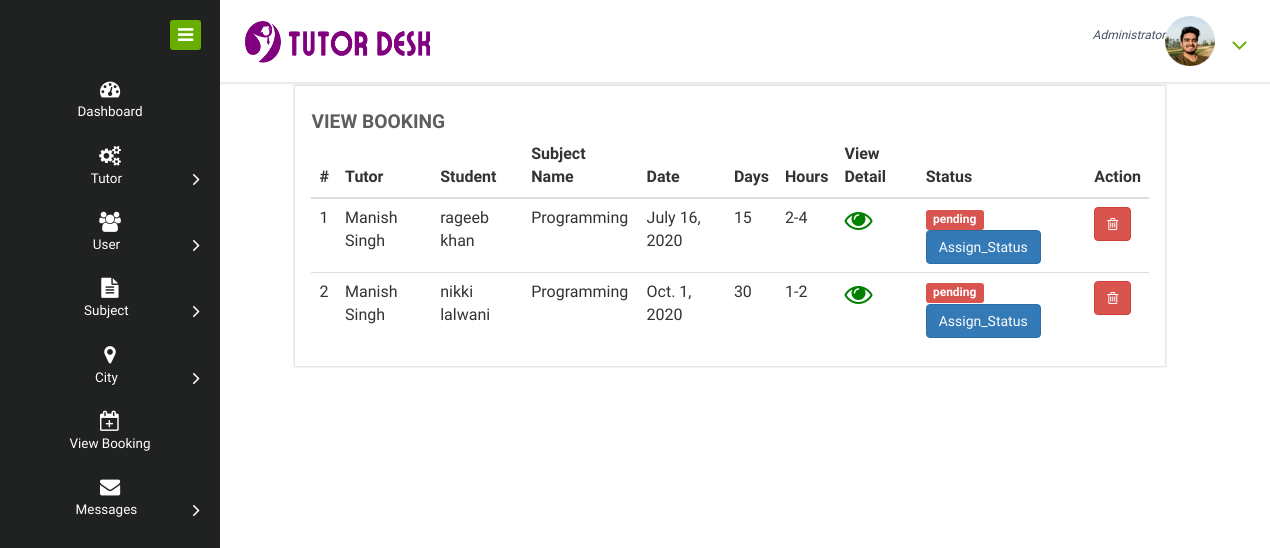
/admin_order, run on an earlier commit of the app's database.
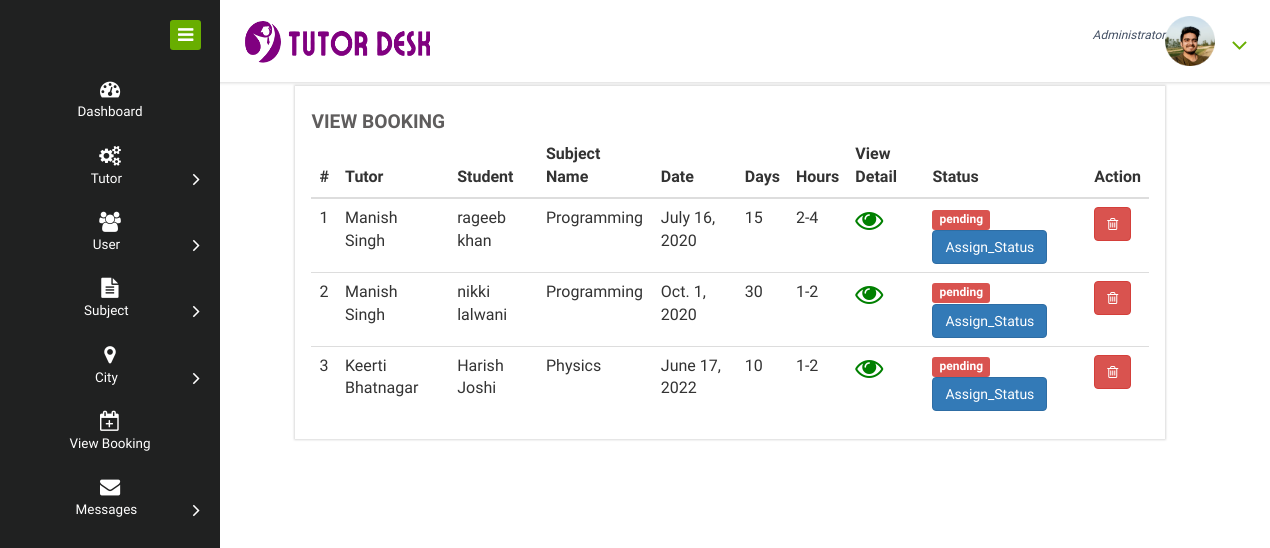
And on a later commit of the database.
### home_service/models.py (models this page shows, shortened)
class Order(models.Model):
    report_status = models.CharField(max_length=100, null=True)
    status = models.ForeignKey(Status,on_delete=models.CASCADE,null=True)
    service = models.ForeignKey(Service_Man, on_delete=models.CASCADE, null=True)
    customer = models.ForeignKey(Customer, on_delete=models.CASCADE, null=True)
    book_date = models.DateField(null=True)
    book_days = models.CharField(max_length=100, null=True)
    book_hours = models.CharField(max_length=100, null=True)

class Service_Man(models.Model):
    status = models.ForeignKey(Status, on_delete=models.CASCADE, null=True)
    city = models.ForeignKey(City, on_delete=models.CASCADE, null=True)
    user = models.ForeignKey(User, on_delete=models.CASCADE, null=True)
    contact = models.CharField(max_length=100, null=True)
    address = models.CharField(max_length=100, null=True)
    doj = models.DateField(null=True)
    dob = models.DateField(null=True)
    id_type = models.CharField(max_length=100, null=True)
    service_name = models.CharField(max_length=100, null=True)
    experience = models.CharField(max_length=100, null=True)
    id_card = models.FileField(null=True)
    image = models.FileField(null=True)

class Customer(models.Model):
    user = models.ForeignKey(User, on_delete=models.CASCADE, null=True)
    contact = models.CharField(max_length=100, null=True)
    address = models.CharField(max_length=100, null=True)
    image = models.FileField(null=True)

class Status(models.Model):
    status = models.CharField(max_length=30, null=True)

### home_service/views.py (the view)
# urls.py: path('admin_order',Admin_Order,name="admin_order"),
def Admin_Order(request):
    dic = notification()
    order = Order.objects.all()
    d = {'order':order,'new': dic['new'], 'count': dic['count']}
    return render(request,'admin_order.html',d)

### home_service/views.py (called while the page is built)
def notification():
    status = Status.objects.get(status='pending')
    new = Service_Man.objects.filter(status=status)
    count=0
    for i in new:
        count+=1
    d = {'count':count,'new':new}
    return d

### home_service/templates/admin_order.html
{% extends 'admin_navigation.html' %}
{% load static %}
{% block body %}
<div>
  <div class="col-md-1"></div>
  <div class="col-md-10 chit-chat-layer1-left">
    <div class="work-progres" style="margin-bottom: 30px;">
      <div class="chit-chat-heading">
        View Booking
      </div>
      <div class="table-responsive">
        <table class="table table-hover">
          <thead>
            <tr>
              <th>#</th>
              <th>Tutor</th>
              <th>Student</th>
              <th>Subject Name</th>
              <th>Date</th>
              <th>Days</th>
              <th>Hours</th>
              <th>View Detail</th>
              <th>Status</th>
              <th>Action</th>
            </tr>
          </thead>
          <tbody>
            {% for i in order %}
            <tr>
              <td>{{forloop.counter}}</td>
              <td>{{i.service.user.first_name}} {{i.service.user.last_name}}</td>
              <td>{{i.customer.user.first_name}} {{i.customer.user.last_name}}</td>
              <td>{{i.service.service_name}}</td>
              <td>{{i.book_date}}</td>
              <td>{{i.book_days}}</td>
              <td>{{i.book_hours}}</td>
              <td><a href="{% url 'order_detail' i.id %}"><i style="color:green;font-size:28px"
                    class="fa fa-eye"></i></a>
              </td>
              <td><span class="label label-danger">{{i.status.status}}</span>
                {% ifequal i.status.status 'Accept' %}
                <span style="margin-left:5%">----------</span>
                {% else %}
                <a href="{% url 'order_status' i.id %}"><button class="btn btn-primary">Assign_Status</button></a>
                {% endifequal %}
              </td>
              <td><a href="{% url 'delete_admin_order' i.id %}"><button class="btn btn-danger"
                    onclick="return confirm('Are you sure ?')"><i class="fa fa-trash-o"></i></button></a></td>
            </tr>
            {% endfor %}
          </tbody>
        </table>
      </div>
    </div>
  </div>
  <div class="col-md-1"></div>
</div>
{% endblock %}

What changed in the data, as far as the page shows it:
added Order: service.user.first_name "Keerti", service.user.last_name "Bhatnagar", customer.user.first_name "Harish", customer.user.last_name "Joshi", service.service_name "Physics", book_date "June 17, 2022", book_days "10", book_hours "1-2", status.status "pending"
